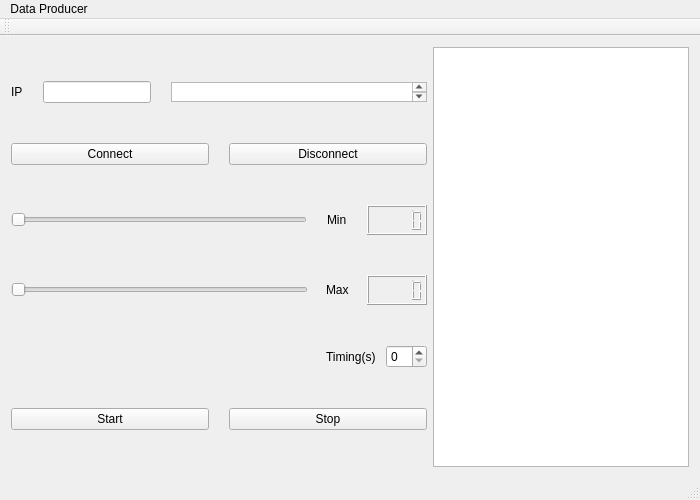
<?xml version="1.0" encoding="UTF-8"?>
<ui version="4.0">
 <class>MainWindow</class>
 <widget class="QMainWindow" name="MainWindow">
  <property name="geometry">
   <rect>
    <x>0</x>
    <y>0</y>
    <width>700</width>
    <height>500</height>
   </rect>
  </property>
  <property name="minimumSize">
   <size>
    <width>500</width>
    <height>300</height>
   </size>
  </property>
  <property name="maximumSize">
   <size>
    <width>700</width>
    <height>500</height>
   </size>
  </property>
  <property name="windowTitle">
   <string>MainWindow</string>
  </property>
  <widget class="QWidget" name="centralWidget">
   <layout class="QHBoxLayout" name="horizontalLayout_7">
    <item>
     <layout class="QVBoxLayout" name="verticalLayout">
      <item>
       <layout class="QHBoxLayout" name="horizontalLayout">
        <property name="spacing">
         <number>20</number>
        </property>
        <item>
         <widget class="QLabel" name="label">
          <property name="text">
           <string>IP</string>
          </property>
         </widget>
        </item>
        <item>
         <widget class="QLineEdit" name="lineEdit"/>
        </item>
        <item>
         <widget class="QTextBrowser" name="IP_textBox">
          <property name="maximumSize">
           <size>
            <width>16777215</width>
            <height>20</height>
           </size>
          </property>
          <property name="cursor" stdset="0">
           <cursorShape>IBeamCursor</cursorShape>
          </property>
         </widget>
        </item>
       </layout>
      </item>
      <item>
       <layout class="QHBoxLayout" name="horizontalLayout_2">
        <property name="spacing">
         <number>20</number>
        </property>
        <item>
         <widget class="QPushButton" name="Connect_Button">
          <property name="cursor">
           <cursorShape>PointingHandCursor</cursorShape>
          </property>
          <property name="text">
           <string>Connect</string>
          </property>
         </widget>
        </item>
        <item>
         <widget class="QPushButton" name="Disconnect_Button">
          <property name="cursor">
           <cursorShape>PointingHandCursor</cursorShape>
          </property>
          <property name="text">
           <string>Disconnect</string>
          </property>
         </widget>
        </item>
       </layout>
      </item>
      <item>
       <layout class="QHBoxLayout" name="horizontalLayout_3" stretch="0,0,10">
        <property name="spacing">
         <number>20</number>
        </property>
        <item>
         <widget class="QSlider" name="Min_slider">
          <property name="orientation">
           <enum>Qt::Horizontal</enum>
          </property>
         </widget>
        </item>
        <item>
         <widget class="QLabel" name="label_3">
          <property name="text">
           <string>Min</string>
          </property>
         </widget>
        </item>
        <item>
         <widget class="QLCDNumber" name="Min_Num_Ind">
          <property name="maximumSize">
           <size>
            <width>60</width>
            <height>30</height>
           </size>
          </property>
         </widget>
        </item>
       </layout>
      </item>
      <item>
       <layout class="QHBoxLayout" name="horizontalLayout_4" stretch="0,0,10">
        <property name="spacing">
         <number>18</number>
        </property>
        <item>
         <widget class="QSlider" name="Max_slider">
          <property name="orientation">
           <enum>Qt::Horizontal</enum>
          </property>
         </widget>
        </item>
        <item>
         <widget class="QLabel" name="label_4">
          <property name="text">
           <string>Max</string>
          </property>
         </widget>
        </item>
        <item>
         <widget class="QLCDNumber" name="Max_Num_Ind">
          <property name="maximumSize">
           <size>
            <width>60</width>
            <height>30</height>
           </size>
          </property>
         </widget>
        </item>
       </layout>
      </item>
      <item>
       <layout class="QHBoxLayout" name="horizontalLayout_5" stretch="0,0,0">
        <property name="spacing">
         <number>10</number>
        </property>
        <property name="sizeConstraint">
         <enum>QLayout::SetNoConstraint</enum>
        </property>
        <property name="leftMargin">
         <number>30</number>
        </property>
        <item>
         <spacer name="horizontalSpacer">
          <property name="orientation">
           <enum>Qt::Horizontal</enum>
          </property>
          <property name="sizeHint" stdset="0">
           <size>
            <width>150</width>
            <height>20</height>
           </size>
          </property>
         </spacer>
        </item>
        <item>
         <widget class="QLabel" name="label_2">
          <property name="text">
           <string>Timing(s)</string>
          </property>
         </widget>
        </item>
        <item>
         <widget class="QSpinBox" name="Timing_box">
          <property name="maximumSize">
           <size>
            <width>80</width>
            <height>16777215</height>
           </size>
          </property>
          <property name="cursor">
           <cursorShape>IBeamCursor</cursorShape>
          </property>
         </widget>
        </item>
       </layout>
      </item>
      <item>
       <layout class="QHBoxLayout" name="horizontalLayout_6" stretch="10,10">
        <property name="spacing">
         <number>20</number>
        </property>
        <item>
         <widget class="QPushButton" name="Start_Button">
          <property name="cursor">
           <cursorShape>PointingHandCursor</cursorShape>
          </property>
          <property name="text">
           <string>Start</string>
          </property>
         </widget>
        </item>
        <item>
         <widget class="QPushButton" name="Stop_Button">
          <property name="cursor">
           <cursorShape>PointingHandCursor</cursorShape>
          </property>
          <property name="text">
           <string>Stop</string>
          </property>
         </widget>
        </item>
       </layout>
      </item>
     </layout>
    </item>
    <item>
     <widget class="QTextBrowser" name="textBrowser"/>
    </item>
   </layout>
   <zorder></zorder>
   <zorder>textBrowser</zorder>
  </widget>
  <widget class="QToolBar" name="mainToolBar">
   <attribute name="toolBarArea">
    <enum>TopToolBarArea</enum>
   </attribute>
   <attribute name="toolBarBreak">
    <bool>false</bool>
   </attribute>
  </widget>
  <widget class="QStatusBar" name="statusBar"/>
  <widget class="QMenuBar" name="menuBar">
   <property name="geometry">
    <rect>
     <x>0</x>
     <y>0</y>
     <width>700</width>
     <height>21</height>
    </rect>
   </property>
   <widget class="QMenu" name="menuData_Producer">
    <property name="title">
     <string>Data Producer</string>
    </property>
   </widget>
   <addaction name="menuData_Producer"/>
  </widget>
 </widget>
 <layoutdefault spacing="6" margin="11"/>
 <resources/>
 <connections>
  <connection>
   <sender>Min_slider</sender>
   <signal>valueChanged(int)</signal>
   <receiver>Min_Num_Ind</receiver>
   <slot>display(int)</slot>
   <hints>
    <hint type="sourcelabel">
     <x>200</x>
     <y>345</y>
    </hint>
    <hint type="destinationlabel">
     <x>326</x>
     <y>349</y>
    </hint>
   </hints>
  </connection>
  <connection>
   <sender>Max_slider</sender>
   <signal>valueChanged(int)</signal>
   <receiver>Max_Num_Ind</receiver>
   <slot>display(int)</slot>
   <hints>
    <hint type="sourcelabel">
     <x>199</x>
     <y>376</y>
    </hint>
    <hint type="destinationlabel">
     <x>326</x>
     <y>380</y>
    </hint>
   </hints>
  </connection>
 </connections>
</ui>
